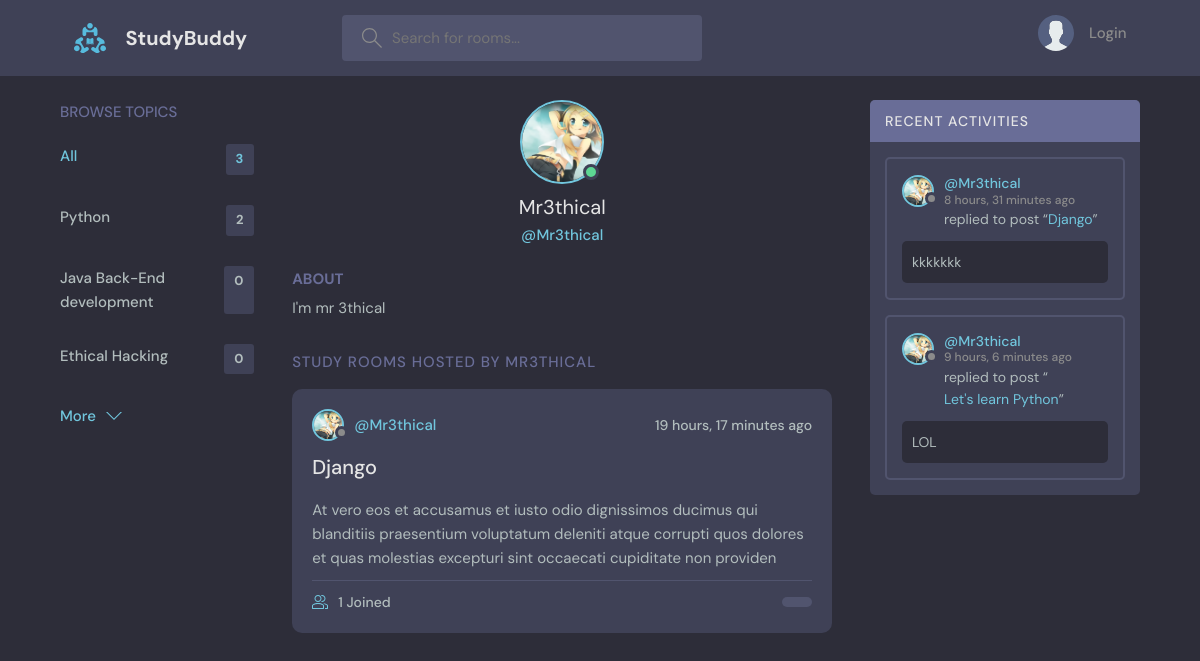
The page /profile/3 on the database its author committed.
### base/models.py (models this page shows, shortened)
class Topic(models.Model):
    name = models.CharField(max_length=100)

class CustomUser(AbstractBaseUser, PermissionsMixin):
    email = models.EmailField(unique=True)
    username = models.CharField(max_length=100, unique=True)
    bio = models.TextField(null=True)
    avatar = models.ImageField(null=True, default='avatar.svg')
    is_staff = models.BooleanField(default=False)
    is_active = models.BooleanField(default=True)
    objects = CustomUserManager()
    USERNAME_FIELD = 'email'
    REQUIRED_FIELDS = ['username']
    def __str__(self):
        return self.username

class Room(models.Model):
    name = models.CharField(max_length=100)
    host = models.ForeignKey(get_user_model(), on_delete=models.SET_NULL, null=True)
    topics = models.ForeignKey(Topic, on_delete=models.CASCADE)
    description = models.TextField(null=True, blank=True)
    participants = models.ManyToManyField(get_user_model(), related_name='participants', blank=True)
    updated = models.DateTimeField(auto_now=True)
    created = models.DateTimeField(auto_now_add=True)
    class Meta:
        ordering = ['-updated', '-created']
    def __str__(self):
        return self.name

class Messages(models.Model):
    user = models.ForeignKey(get_user_model(), on_delete=models.CASCADE)
    room = models.ForeignKey(Room, on_delete=models.CASCADE)
    body = models.TextField()
    updated = models.DateTimeField(auto_now=True)
    created = models.DateTimeField(auto_now_add=True)
    class Meta:
        ordering = ['-updated', '-created']

### base/views.py (the view)
# urls.py: path('profile/<str:pk>', views.profile_page, name='user-profile'),
def profile_page(request, pk):
    user_model = get_user_model()
    user = user_model.objects.get(id=pk)
    msgs = user.messages_set.all()
    rooms = Room.objects.filter(host=user)
    topics = Topic.objects.all()
    topics_count = topics.count()
    context = {'topics': topics, 'topics_count': topics_count, 'msgs': msgs, 'user': user, 'rooms': rooms}
    return render(request, 'base/profile.html', context)

### base/templates/base/profile.html (shortened to what this page needs)
{% extends 'main.html' %}
{% block content %}
  <main class="profile-page layout layout--3">
    <div class="container">
      {% include 'base/topics_component.html' %}
      <div class="roomList">
        <div class="profile">
          <div class="profile__avatar">
            <div class="avatar avatar--large active">
              <img src="{{user.avatar.url}}" />
            </div>
          </div>
          <div class="profile__info">
            <h3>{{user.username}}</h3>
            <p>@{{user.username}}</p>
          </div>
          <div class="profile__about">
            <h3>About</h3>
            <p>
              {{user.bio}}
            </p>
          </div>
        </div>
        <div class="roomList__header">
          <div>
            <h2>Study Rooms Hosted by {{user.username}}</h2>
          </div>
        </div>
        {% include 'base/feed_component.html' %}
      </div>
      {% include 'base/activity_component.html' %}
    </div>
  </main>
{% endblock content %}

### base/templates/base/topics_component.html
<div class="topics">
    <div class="topics__header">
        <h2>Browse Topics</h2>
    </div>
    <ul class="topics__list">
        <li>
            <a href="{% url 'home' %}" class="active">All <span>{{topics_count}}</span></a>
        </li>
        {% for topic in topics %}
        <li>
            <a href="{% url 'home' %}?q={{topic.name}}">{{topic.name}} <span>{{topic.room_set.all.count}}</span></a>
        </li>
        {% endfor %}
    </ul>
    <a class="btn btn--link" href="{% url 'topics' %}">
        More
        <svg version="1.1" xmlns="http://www.w3.org/2000/svg" width="32" height="32" viewBox="0 0 32 32">
            <title>chevron-down</title>
            <path d="M16 21l-13-13h-3l16 16 16-16h-3l-13 13z"></path>
        </svg>
    </a>
</div>

### base/templates/base/feed_component.html (shortened to what this page needs)
{% for room in rooms %}
<div class="roomListRoom">
    <div class="roomListRoom__header">
        <a href="{% url 'user-profile' room.host.id %}" class="roomListRoom__author">
            <div class="avatar avatar--small">
                <img src="{{room.host.avatar.url}}" />
            </div>
            <span>@{{room.host.username}}</span>
        </a>
        <div class="roomListRoom__actions">
            <span>{{room.created|timesince}} ago</span>
        </div>
    </div>
    <div class="roomListRoom__content">
        <a href="{% url 'room' room.id %}">{{room.name}}</a>
        <p>{{room.description}}</p>
    </div>
    <div class="roomListRoom__meta">
        <a href="{% url 'room' room.id %}" class="roomListRoom__joined">
            {{room.participants.all.count}} Joined
        </a>
        <p class="roomListRoom__topic">{{room.topic}}</p>
    </div>
</div>
{% endfor %}

### base/templates/base/activity_component.html (shortened to what this page needs)
<div class="activities">
    <div class="activities__header">
        <h2>Recent Activities</h2>
    </div>
    {% for msg in msgs %}
    <div class="activities__box">
        <div class="activities__boxHeader roomListRoom__header">
            <a href="{% url 'user-profile' msg.user.id %}" class="roomListRoom__author">
                <div class="avatar avatar--small">
                    <img src="{{msg.user.avatar.url}}" />
                </div>
                <p>
                  @{{msg.user}}
                  <span>{{msg.created|timesince}} ago</span>
                </p>
            </a>
        </div>
        <div class="activities__boxContent">
            <p>replied to post “<a href="{% url 'room' msg.room.id %}">{{msg.room}}</a>”</p>
            <div class="activities__boxRoomContent">
                {{msg.body}}
            </div>
        </div>
    </div>
    {% endfor %}
</div>

### rows shown on the page
Topic: name "Python", room_set.all.count "2"
Topic: name "Java Back-End development", room_set.all.count "0"
Topic: name "Ethical Hacking", room_set.all.count "0"
CustomUser: avatar (picture), username "Mr3thical", bio "I'm mr 3thical", username "MR3THICAL"
Room: host.avatar (picture), host.username "Mr3thical", created "19 hours, 17 minutes", name "Django", description "At vero eos et accusamus et iusto odio dignissimos ducimus qui blanditiis praesentium voluptatum deleniti atque corrupti quos dolores et quas molestias excepturi sint occaecati cupiditate non providen", participants.all.count "1"
Messages: user.avatar (picture), user "Mr3thical", created "8 hours, 31 minutes", room "Django", body "kkkkkkk"
Messages: user.avatar (picture), user "Mr3thical", created "9 hours, 6 minutes", room "Let's learn Python", body "LOL"

### other values the page prints
{{ topics_count }} "3"
